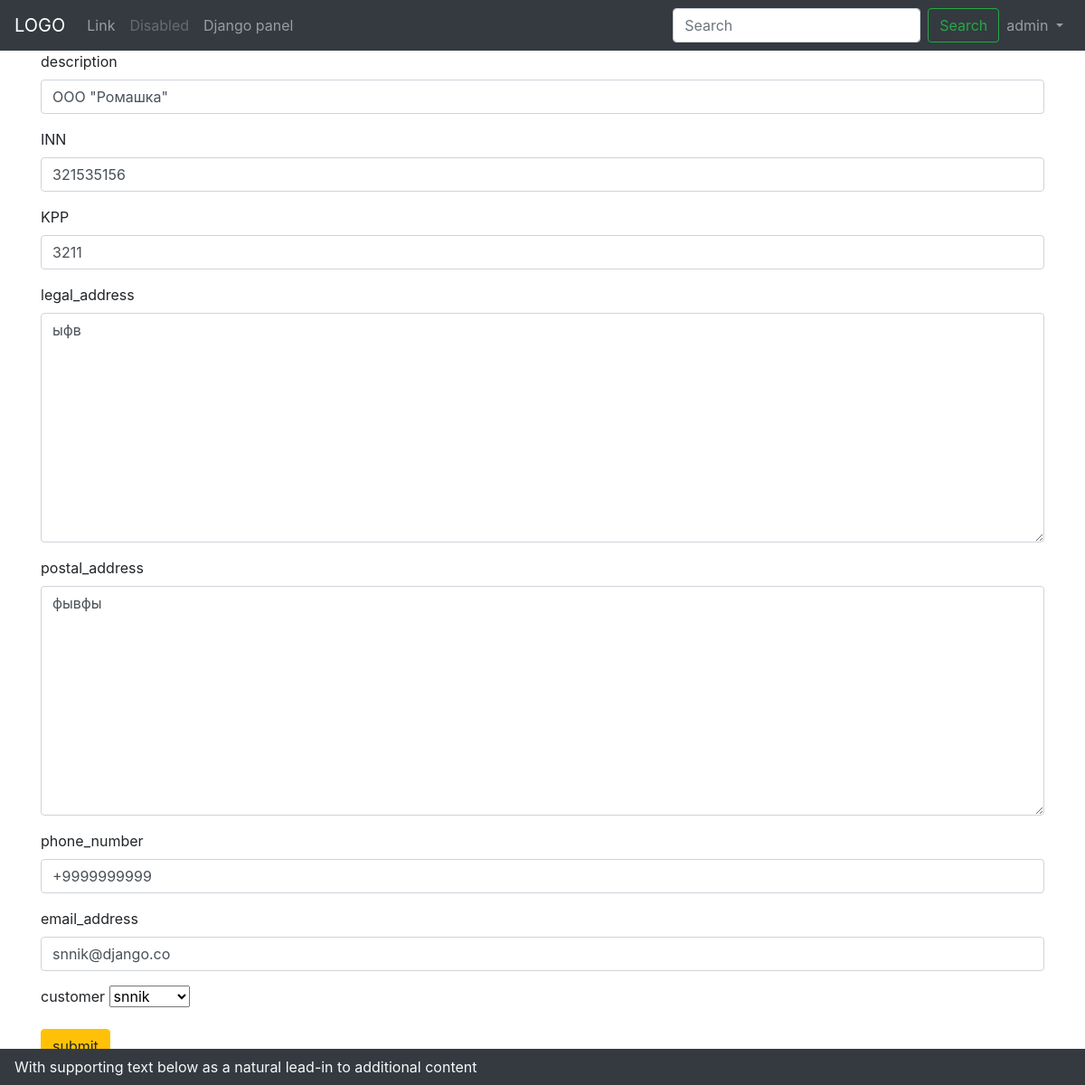
Page /account/1/update/ (signed in) on the earlier database version.
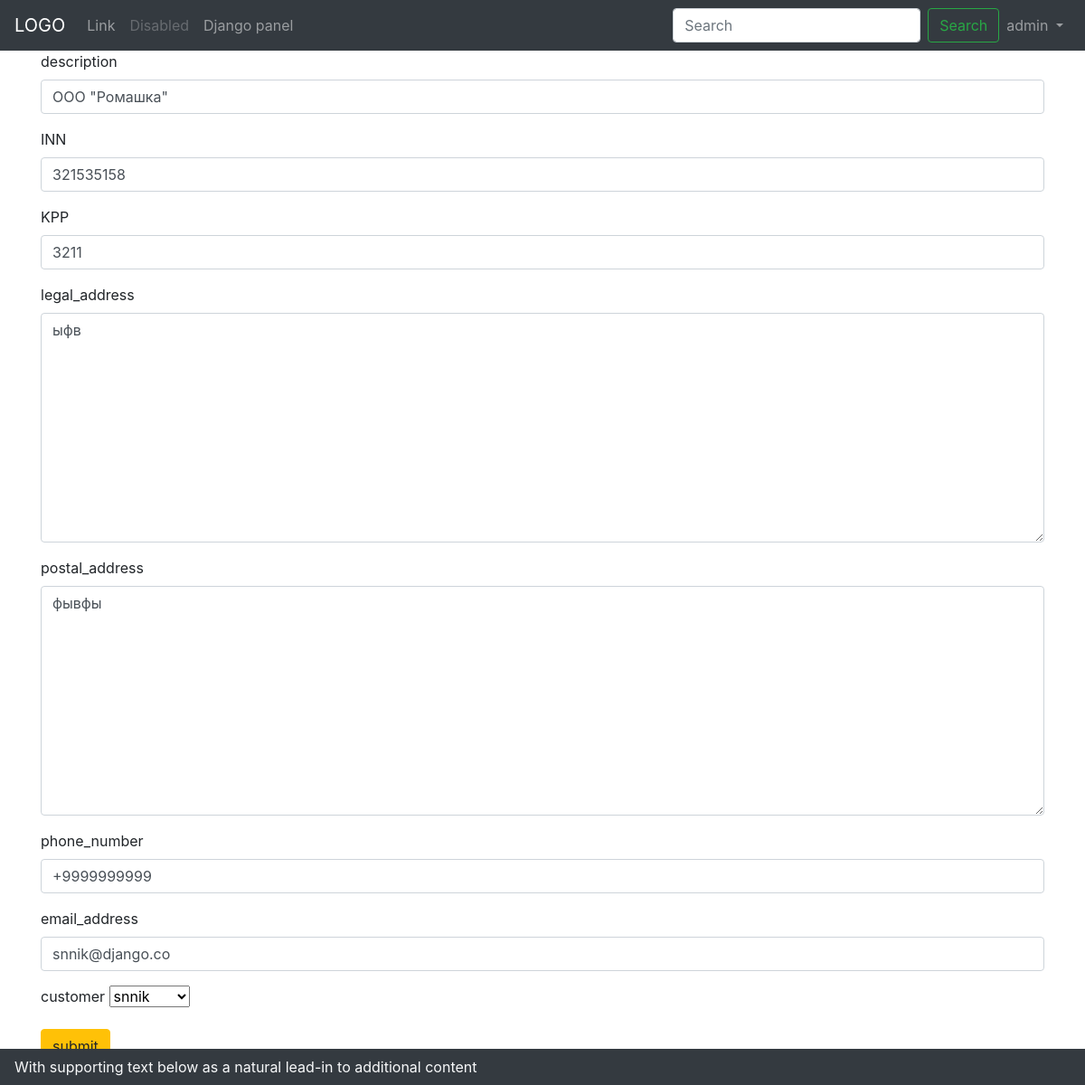
Same page on the later database version.
### core/models.py (models this page shows, shortened)
class CustomerInfo(models.Model):
    phone_regex = RegexValidator(regex=r'^\+?1?\d{9,15}$',
                                 message="Телефонный номер должен быть иметь следующий формат: '+999999999'. "
                                         "Максимальное количество цифр 15.")
    d_reg = RegexValidator(regex=r'^\d{9,15}$', message='Введите цифры')
    email_validator = EmailValidator()
    description = models.CharField(max_length=100, verbose_name='Наименование')
    OGRN = models.CharField(validators=[d_reg], blank=True, max_length=20)
    INN = models.CharField(validators=[d_reg], blank=True, max_length=20)
    KPP = models.CharField(validators=[d_reg], blank=True, max_length=20)
    legal_address = models.CharField(max_length=250)
    postal_address = models.CharField(max_length=250)
    customer = models.OneToOneField(User, on_delete=models.CASCADE)
    phone_number = models.CharField(validators=[phone_regex], max_length=17)  # validators should be a list
    email_address = models.CharField(validators=[email_validator], max_length=15)
    is_create = models.DateTimeField(auto_now_add=True)
    is_update = models.DateTimeField(auto_now=True)

### core/views.py (the view, shortened to what this page needs)
# urls.py: path('account/<int:id>/update/', views.update_account, name='update-account'),
@login_required(login_url='base_login')
def update_account(request, id, **args):
    errors = ''
    info = get_object_or_404(CustomerInfo, pk=id)
    context = {}
    form = CustomerForm(instance=info)
    context['form'] = form
    if errors:
        context['error_list'] = errors
    return render(request, 'core/account_detail.html', context)

### core/forms.py
class CustomerForm(forms.ModelForm):
    class Meta:
        model = CustomerInfo
        fields = ('description', 'INN', 'KPP', 'legal_address', 'postal_address',
                  'phone_number', 'email_address', 'customer')
        widgets = {
            'description': forms.TextInput(attrs={'class':'form-control'}),
            'INN': forms.TextInput(attrs={'class':'form-control'}),
            'KPP': forms.TextInput(attrs={'class':'form-control'}),
            'legal_address': forms.Textarea(attrs={'class':'form-control'}),
            'postal_address': forms.Textarea(attrs={'class':'form-control'}),
            'customer': forms.widgets.Select(),
            'phone_number': forms.TextInput(attrs={'class':'form-control'}),
            'email_address': forms.TextInput(attrs={'class':'form-control'}),
        }

### core/templates/core/account_detail.html
{% extends "core/base.html" %}
{% block content %}
<div class="container">
    <div class="row">
        <div class="col">
            <form method="post" action=".">{% csrf_token %}
                {% for field in form %}
                  <div class="form-group">
                    <label for="{{ field.id_for_label }}">{{ field.html_name }}</label>
                    {{ field }}
                  </div>
                {% endfor %}
                <button class="btn btn-warning">submit</button>
            </form>
        </div>
    </div>
     <div class="row">
            <div class="col">
                {{ error_list }}<br>
            </div>
        </div>
</div>
{% endblock content%}

Differences in the rows shown:
changed CustomerInfo "ООО \"Ромашка\"": INN "321535156" → "321535158"
